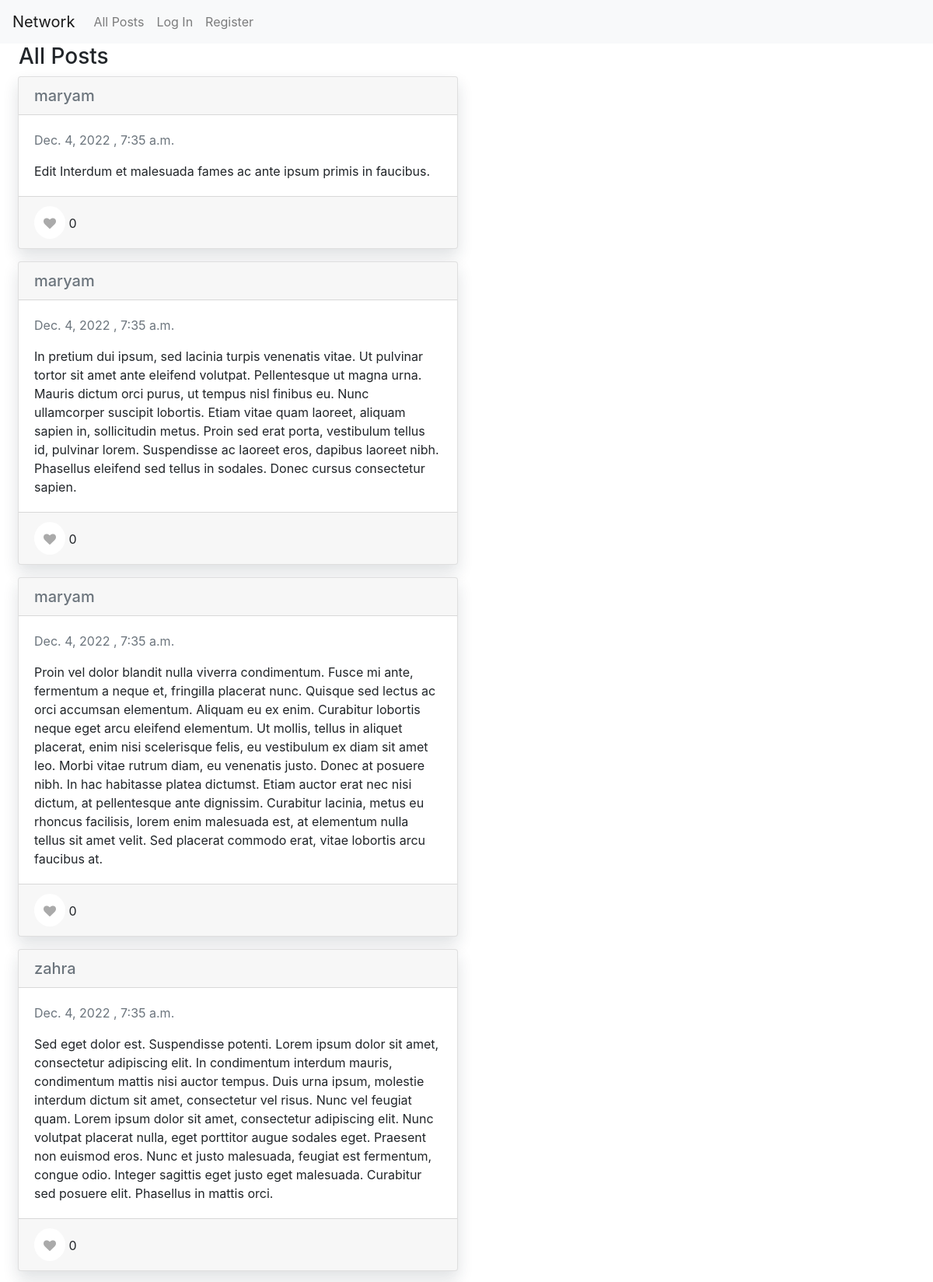
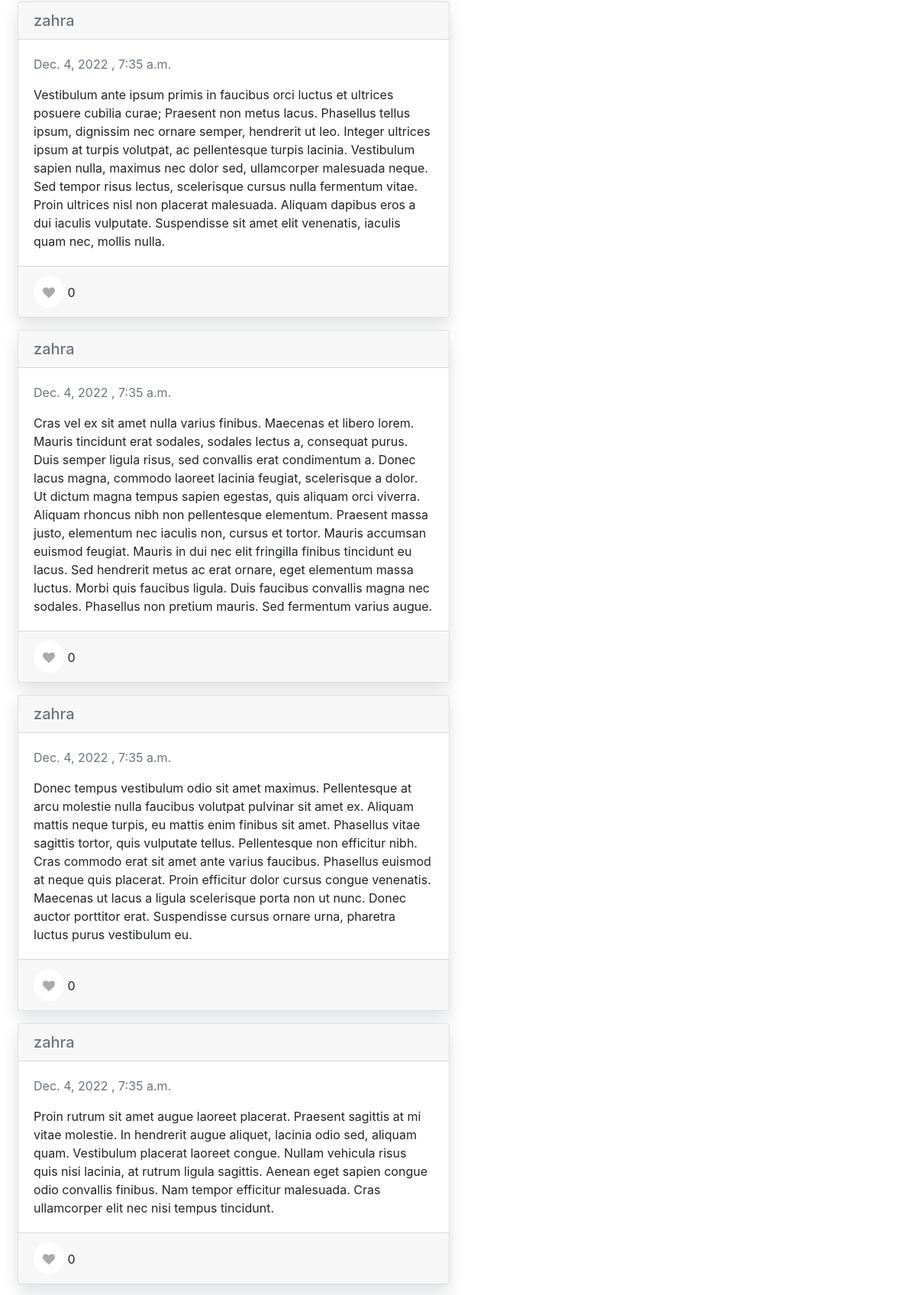
The page / (upper part) on the database its author committed (2 pictures, top to bottom).
### network/models.py (models this page shows, shortened)
class User(AbstractUser):
   pass

class Post(models.Model):
    content = models.CharField(null = False,max_length=1500)
    createdate = models.DateTimeField(auto_now_add = True)
    user = models.ForeignKey(User,on_delete=models.CASCADE,related_name = "posts")
    class Meta:
        ordering = ["createdate"]

### network/views.py (the view)
# urls.py: path("", views.index, name="index"),
def index(request):
    posts = Post.objects.all().order_by("-createdate")
    list_post = []
    for post in posts:
        is_liked = post.like_set.filter(user = request.user.id).first() is not None
        like_count = post.like_set.count()
        list_post.append({'id':post.id, 'user_id' : post.user.id ,'username' :post.user.username , 'content' : post.content ,
                          'date' : post.createdate.date() , 'time' : post.createdate.time(), 'likecount' : like_count , 'isLiked':is_liked })
    paginator = Paginator(list_post, 10) # Show 10 posts per page.
    page_number = int(request.GET.get('page') or 1)
    page_obj = paginator.get_page(page_number)
    return render(request, "network/index.html",{
        "posts" : page_obj ,
        "form" : NewPostForm()
    })

### network/templates/network/index.html (shortened to what this page needs)
{% extends "network/layout.html" %}
{% load static %}
{% block body %}
<h3 class="ml-4">All Posts</h3>
{% for post in posts %}
        <div class="ml-2">
            <div class="col-sm-6">
            <div class="card mb-3">
                <h5 class="card-header"><a class="h7 text-muted" href="{% url 'profile' post.user_id %}">{{post.username}}</a></h5>
                <div class="card-body">
                    <p class="card-text"><span class="text-muted  h7 mb-2">{{post.date}} , {{post.time}}</span></p>
                    <p class="card-text post_content" id="post_{{post.id}}">{{post.content}}</p>
                </div>
                <div class="card-footer">
                    <a class="card-link">
                        {% if post.isLiked %}
                        <i class="likes press" data-postId = "{{post.id}}" ></i>
                        {% else %}
                        <i class="likes" data-postId = "{{post.id}}" ></i>
                        {% endif %}
                        <span>{{post.likecount}}</span>
                    </a>
                </div>
            </div>
            </div>
        </div>
  {% endfor %}
{% endblock %}

### network/static/network/styles.css (style rules this page uses)
.likes { cursor:pointer; padding:10px 12px 8px; background:#fff; border-radius:50%; display:inline-block; margin:0; color:#aaa; }
.likes:before { font-family:fontawesome; content:'\f004'; font-style:normal; }
.card { margin-bottom: 35px; box-shadow: 0 10px 20px 0 rgb(26 44 57 / 14%); border-radius: 0.25rem; }

### rows shown on the page
User: username "maryam" "maryam" "maryam"
Post: content "Edit Interdum et malesuada fames ac ante ipsum primis in faucibus."
Post: content "In pretium dui ipsum, sed lacinia turpis venenatis vitae. Ut pulvinar tortor sit amet ante eleifend volutpat. Pellentesque ut magna urna. Mauris dictum orci purus, ut tempus nisl finibus eu. Nunc ullamcorper suscipit lobortis. Etiam vitae quam laoreet, aliquam sapien in, sollicitudin metus. Proin sed erat porta, vestibulum tellus id, pulvinar lorem. Suspendisse ac laoreet eros, dapibus laoreet nibh. Phasellus eleifend sed tellus in sodales. Donec cursus consectetur sapien."
Post: content "Proin vel dolor blandit nulla viverra condimentum. Fusce mi ante, fermentum a neque et, fringilla placerat nunc. Quisque sed lectus ac orci accumsan elementum. Aliquam eu ex enim. Curabitur lobortis neque eget arcu eleifend elementum. Ut mollis, tellus in aliquet placerat, enim nisi scelerisque felis, eu vestibulum ex diam sit amet leo. Morbi vitae rutrum diam, eu venenatis justo. Donec at posuere nibh. In hac habitasse platea dictumst. Etiam auctor erat nec nisi dictum, at pellentesque ante dignissim. Curabitur lacinia, metus eu rhoncus facilisis, lorem enim malesuada est, at elementum nulla tellus sit amet velit. Sed placerat commodo erat, vitae lobortis arcu faucibus at."
User: username "zahra" "zahra" "zahra" "zahra" "zahra"
Post: content "Sed eget dolor est. Suspendisse potenti. Lorem ipsum dolor sit amet, consectetur adipiscing elit. In condimentum interdum mauris, condimentum mattis nisi auctor tempus. Duis urna ipsum, molestie interdum dictum sit amet, consectetur vel risus. Nunc vel feugiat quam. Lorem ipsum dolor sit amet, consectetur adipiscing elit. Nunc volutpat placerat nulla, eget porttitor augue sodales eget. Praesent non euismod eros. Nunc et justo malesuada, feugiat est fermentum, congue odio. Integer sagittis eget justo eget malesuada. Curabitur sed posuere elit. Phasellus in mattis orci."
Post: content "Vestibulum ante ipsum primis in faucibus orci luctus et ultrices posuere cubilia curae; Praesent non metus lacus. Phasellus tellus ipsum, dignissim nec ornare semper, hendrerit ut leo. Integer ultrices ipsum at turpis volutpat, ac pellentesque turpis lacinia. Vestibulum sapien nulla, maximus nec dolor sed, ullamcorper malesuada neque. Sed tempor risus lectus, scelerisque cursus nulla fermentum vitae. Proin ultrices nisl non placerat malesuada. Aliquam dapibus eros a dui iaculis vulputate. Suspendisse sit amet elit venenatis, iaculis quam nec, mollis nulla."
Post: content "Cras vel ex sit amet nulla varius finibus. Maecenas et libero lorem. Mauris tincidunt erat sodales, sodales lectus a, consequat purus. Duis semper ligula risus, sed convallis erat condimentum a. Donec lacus magna, commodo laoreet lacinia feugiat, scelerisque a dolor. Ut dictum magna tempus sapien egestas, quis aliquam orci viverra. Aliquam rhoncus nibh non pellentesque elementum. Praesent massa justo, elementum nec iaculis non, cursus et tortor. Mauris accumsan euismod feugiat. Mauris in dui nec elit fringilla finibus tincidunt eu lacus. Sed hendrerit metus ac erat ornare, eget elementum massa luctus. Morbi quis faucibus ligula. Duis faucibus convallis magna nec sodales. Phasellus non…"
Post: content "Donec tempus vestibulum odio sit amet maximus. Pellentesque at arcu molestie nulla faucibus volutpat pulvinar sit amet ex. Aliquam mattis neque turpis, eu mattis enim finibus sit amet. Phasellus vitae sagittis tortor, quis vulputate tellus. Pellentesque non efficitur nibh. Cras commodo erat sit amet ante varius faucibus. Phasellus euismod at neque quis placerat. Proin efficitur dolor cursus congue venenatis. Maecenas ut lacus a ligula scelerisque porta non ut nunc. Donec auctor porttitor erat. Suspendisse cursus ornare urna, pharetra luctus purus vestibulum eu."
Post: content "Proin rutrum sit amet augue laoreet placerat. Praesent sagittis at mi vitae molestie. In hendrerit augue aliquet, lacinia odio sed, aliquam quam. Vestibulum placerat laoreet congue. Nullam vehicula risus quis nisi lacinia, at rutrum ligula sagittis. Aenean eget sapien congue odio convallis finibus. Nam tempor efficitur malesuada. Cras ullamcorper elit nec nisi tempus tincidunt."

### other values the page prints
{{ post.date }} "Dec. 4, 2022" "Dec. 4, 2022" "Dec. 4, 2022" "Dec. 4, 2022" "Dec. 4, 2022" "Dec. 4, 2022" "Dec. 4, 2022" "Dec. 4, 2022"
{{ post.time }} "7:35 a.m." "7:35 a.m." "7:35 a.m." "7:35 a.m." "7:35 a.m." "7:35 a.m." "7:35 a.m." "7:35 a.m."
{{ post.likecount }} "0" "0" "0" "0" "0" "0" "0" "0"
